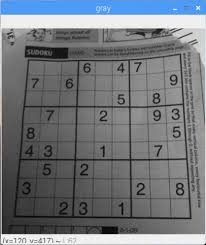
#> input picture coding-exercises-avairds/week3-image-processing/part1-various-thresholds/sudoku1.jpg, 206 x 245 px
$ python adaptive-threshold-gaussian.py
#> lines starting #> are read from the running program, lines starting #| are printed output that depends on the picture; after the words box and inside, x2 and y2 are one past the last pixel; in counts of white or black regions, pixels touching at a corner belong together
import cv2 as cv
import numpy as np

img = cv.imread("sudoku1.jpg", 0)
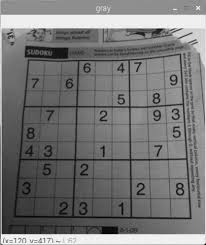
#> img: shape (245, 206); min 0, max 255, mean 118.6
th2 = cv.adaptiveThreshold(img, 255, cv.ADAPTIVE_THRESH_GAUSSIAN_C,
                           cv.THRESH_BINARY, 15, 3)
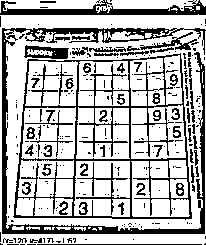
#> th2: shape (245, 206); 71.3% white; 282 black regions (223 under 20 px), largest, box (x1, y1, x2, y2) and area: (13, 53, 192, 220) 4624, (2, 28, 206, 234) 4205, (0, 0, 206, 15) 1392

cv.imshow("Image", img)
cv.imshow("Threshold", th2)
cv.waitKey(0)
cv.destroyAllWindows()
